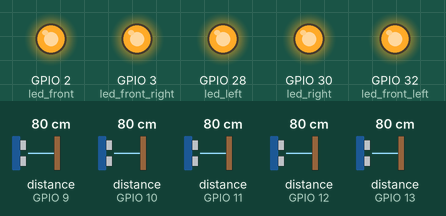
Recording of a sketch running on a simulated ESP32. Parts: output pins drawn as LEDs (lit = HIGH). Wiring (inferred from the names in the program): 5 × ultrasonic range finder: trigger GPIO 5, echo GPIO 10 / trigger GPIO 8, echo GPIO 9 / trigger GPIO 22, echo GPIO 13 / trigger GPIO 24, echo GPIO 12 / trigger GPIO 26, echo GPIO 11. Inputs (shaded band) come from the test bench; at power-on: distance to the obstacle (sensors on GPIO 9, GPIO 10, GPIO 11, GPIO 12, GPIO 13) 80 cm. The echo pulse lasts 58.3 µs per cm; pins used as bus, display or sensor lines are not drawn.

Above: at 1.2 s.
1.3 s: distance to the obstacle (sensor on GPIO 9) set to 136 cm
2.8 s: distance to the obstacle (sensor on GPIO 9) set to 145 cm
At 3.3 s:
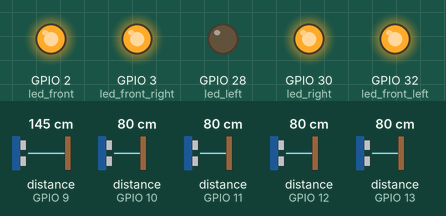
4.3 s: distance to the obstacle (sensor on GPIO 10) set to 136 cm
5.8 s: distance to the obstacle (sensor on GPIO 10) set to 144 cm
At 6.5 s:
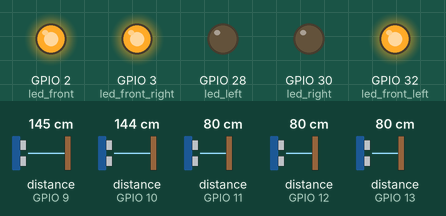
7.3 s: distance to the obstacle (sensor on GPIO 11) set to 138 cm
8.8 s: distance to the obstacle (sensor on GPIO 11) set to 147 cm
At 10.0 s:
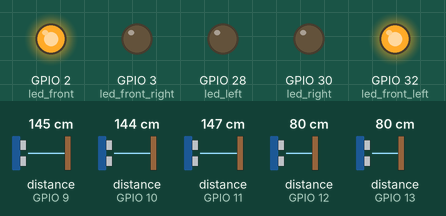
Timing chart, 0 to 11.4 s (numbered marks = the images above; inputs shaded):
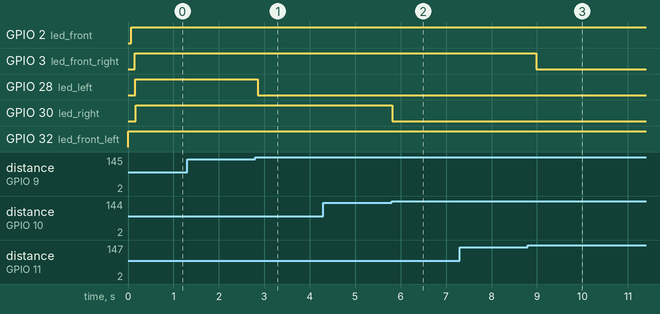

Measured:
- the behaviour switches between 141 and 142 cm on distance to the obstacle (sensor on GPIO 9) (found by bisection; images 0 and 1)
- the behaviour switches between 141 and 142 cm on distance to the obstacle (sensor on GPIO 10) (found by bisection; images 1 and 2)
- the behaviour switches between 141 and 142 cm on distance to the obstacle (sensor on GPIO 11) (found by bisection; images 2 and 3)
- after the input at 1.3 s, every drawn part: stays the same
- after the input at 2.8 s, GPIO 28 (led_left): HIGH → LOW after 0.06 s
- after the input at 4.3 s, every drawn part: stays the same
- after the input at 5.8 s, GPIO 30 (led_right): HIGH → LOW at once
- after the input at 7.3 s, every drawn part: stays the same
- after the input at 8.8 s, GPIO 3 (led_front_right): HIGH → LOW after 0.18 s

The sketch:

object_detect_sys.ino
```cpp
#include "globals.h"
// long duration;

const int trigPin_front_left=22;
const int echoPin_front_left=13;
const int trigPin_front=24;
const int echoPin_front=12;
const int trigPin_front_right=26;
const int echoPin_front_right=11;


const int trigPin_right=5;
const int echoPin_right=10;

const int trigPin_left=8;
const int echoPin_left=9;
// const int trigPin_front_left_at_angle=32;
// const int echoPin_front_left_at_angle=8;
// const int trigPin_front_rigth_at_angle=32;
// const int echoPin_front_rigth_at_angle=8;


const int led_front_left = 32; // Define the LED pin
const int led_front = 2; // Define the LED pin
const int led_front_right = 3; // Define the LED pin
const int led_left=28;
const int led_right=30;

// const int temp = 44;


void setup() {
  Serial.begin(9600);  // Initialize Serial communication
  pinMode(trigPin_front_left, OUTPUT); // Set trigPin as output
  pinMode(echoPin_front_left, INPUT);  // Set echoPin as input
  pinMode(trigPin_front, OUTPUT); // Set trigPin as output
  pinMode(echoPin_front, INPUT);  // Set echoPin as input
  pinMode(trigPin_front_right, OUTPUT); // Set trigPin as output
  pinMode(echoPin_front_right, INPUT);  // Set echoPin as input

  pinMode(trigPin_left, OUTPUT); // Set trigPin as output
  pinMode(echoPin_left, INPUT);  // Set echoPin as input
  pinMode(trigPin_right, OUTPUT); // Set trigPin as output
  pinMode(echoPin_right, INPUT);  // Set echoPin as input
  // pinMode(trigPin_front_left_at_angle, OUTPUT); // Set trigPin as output
  // pinMode(echoPin_front_left_at_angle, INPUT);  // Set echoPin as input
  // pinMode(trigPin_front_rigth_at_angle, OUTPUT); // Set trigPin as output
  // pinMode(echoPin_front_rigth_at_angle, INPUT);  // Set echoPin as input


  pinMode(led_front, OUTPUT); // Set the LED pin as an output
  pinMode(led_front_left, OUTPUT); // Set the LED pin as an output
  pinMode(led_front_right, OUTPUT); // Set the LED pin as an output
  pinMode(led_left, OUTPUT); // Set the LED pin as an output
  pinMode(led_right, OUTPUT); // Set the LED pin as an output
  // pinMode(temp, OUTPUT); // Set the LED pin as an output
}

void loop() {

checkWithUltrasonic();

}


// Task to collect distance from ultrasonic sensor
float detectObject(int trigPin, int echoPin) {
  // Send a 10µs pulse to trigger
  digitalWrite(trigPin, LOW);
  delayMicroseconds(2);
  digitalWrite(trigPin, HIGH);
  delayMicroseconds(10);
  digitalWrite(trigPin, LOW);

  // Measure the echo pulse duration
  long duration = pulseIn(echoPin, HIGH);

  // Calculate distance in cm
  float distance = (duration * 0.034) / 2;

  // Print the distance
  // Serial.print("Distance: ");
  // Serial.println(distance);

  // Return the calculated distance
  return distance;
}


// Check if there are objects within the desired range
void checkWithUltrasonic() {

  float distance = detectObject(trigPin_front_left, echoPin_front_left); // Get distance from sensor
  if (distance > 0 && distance <= 140) {

      front_left=1;

      digitalWrite(led_front_left, HIGH); // Turn the LED on

      // analogWrite(led_front_left, 250);

      // Serial.print("Object detected front_left at distance: ");
      // Serial.println(distance);

    }
    else
    {
      front_left=0;
      digitalWrite(led_front_left, LOW); // Turn the LED off

      // Serial.print("Object detected at distance: ");
      // Serial.println(distance);
    }

    delay(65); // Delay between scans


    distance = detectObject(trigPin_front, echoPin_front); // Get distance from sensor
    if (distance > 0 && distance <= 140) {
      front=1;

      digitalWrite(led_front, HIGH); // Turn the LED on

      // Serial.print("Object detected front at distance: ");
      // Serial.println(distance);

    }
    else
    {
      front=0;

      digitalWrite(led_front, LOW); // Turn the LED off
    }

    delay(65); // Delay between scans


    distance = detectObject(trigPin_front_right, echoPin_front_right); // Get distance from sensor
    if (distance > 0 && distance <= 140) {

      front_right=1;

      digitalWrite(led_front_right, HIGH); // Turn the LED on

      // Serial.print("Object detected front_rigth at distance: ");
      // Serial.println(distance);
    }
    else
    {
      front_right=0;

      digitalWrite(led_front_right, LOW); // Turn the LED off
    }

    delay(10); // Delay between scans


    distance = detectObject(trigPin_left, echoPin_left); // Get distance from sensor
    if (distance > 0 && distance <= 140) {

      left=1;

      digitalWrite(led_left, HIGH); // Turn the LED on

      // Serial.print("Object detected ---------left at distance: ");
      // Serial.println(distance);
    }
    else
    {
      left=0;

      digitalWrite(led_left, LOW); // Turn the LED off
    }

    delay(10); // Delay between scans


    distance = detectObject(trigPin_right, echoPin_right); // Get distance from sensor
    if (distance > 0 && distance <= 140) {

      right=1;

      digitalWrite(led_right, HIGH); // Turn the LED on

      // Serial.print("Object detected ---------right at distance: ");
      // Serial.println(distance);
    }
    else
    {
      right=0;

      digitalWrite(led_right, LOW); // Turn the LED off

    }

    delay(15); // Delay between scans

  }
```

globals.cpp
```cpp
#include <Arduino.h>

int front=0;
int front_left=0;
int front_right=0;
int left=0;
int right=0;
int front_left_at_angle=0;
int front_rigth_at_angle=0;
```

globals.h
```cpp
#ifndef GLOBALS_H
#define GLOBALS_H

extern int front;
extern int front_left;
extern int front_right;
extern int left;
extern int right;
extern int front_left_at_angle;
extern int front_rigth_at_angle;

#endif
```
